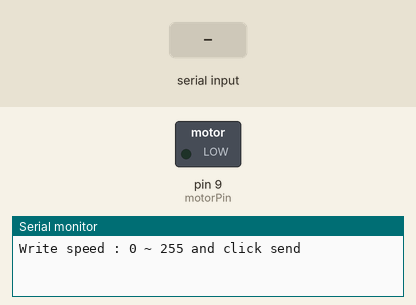
This sketch was run on a simulated Arduino Uno, built with avr-gcc and run on an emulated ATmega328P. Shown: switched loads named in the sketch (green lamp = pin HIGH), the last lines printed to the serial monitor. The inputs (shaded band) are chosen by the test bench.

Above: at 1.2 s.
1.3 s: "90,45\n" received over Serial
At 2.1 s:
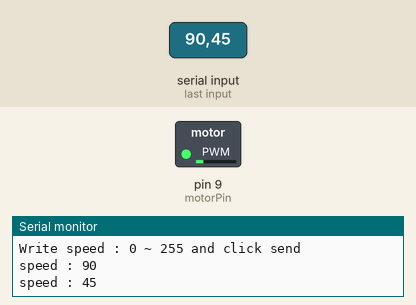
3.8 s: "30,150\n" received over Serial
At 4.5 s:
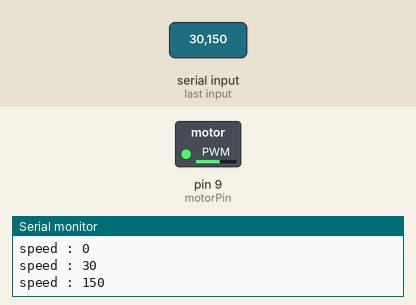
6.3 s: "200\n" received over Serial
At 7.1 s:
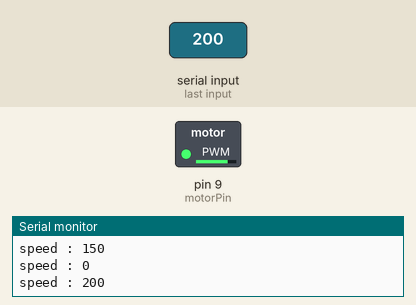
8.8 s: "90\n" received over Serial
At 9.4 s:
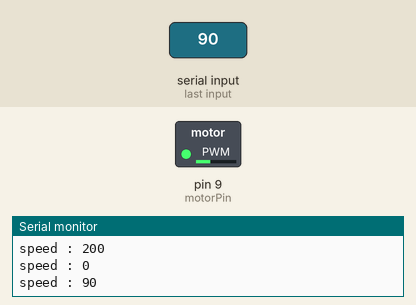
Timing chart, 0 to 11.8 s (numbered marks = the images above; inputs shaded):
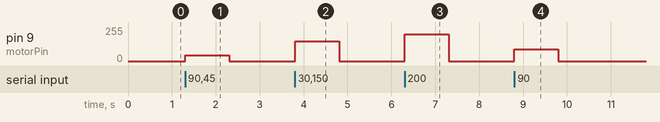

Measured:
- after the input at 1.3 s, pin 9 (motorPin): 0/255 → 45/255 at once, → 0/255 1.0 s later
- after the input at 3.8 s, pin 9 (motorPin): 0/255 → 150/255 at once, → 0/255 1.0 s later
- after the input at 6.3 s, pin 9 (motorPin): 0/255 → 200/255 at once, → 0/255 1.0 s later
- after the input at 8.8 s, pin 9 (motorPin): 0/255 → 90/255 at once, → 0/255 1.0 s later

The sketch:

DC_Motor.ino
```cpp
const int motorPin = 9;     // dc 모터 데이터 값

void setup()
{
  pinMode(motorPin, OUTPUT);
  Serial.begin(9600);             //시리얼 통신 셋팅
}

void loop()
{
     activeMotor();              //모터 작동시키는 함수 호출
}

void activeMotor()
{
  int speed;
  Serial.println("Write speed : 0 ~ 255 and click send");

  while(true)
  {
    while (Serial.available() > 0)
    {
     speed = Serial.parseInt();     // 사용자로 부터 받은 입력 값 speed 변수에 저장
     speed = constrain(speed, 0, 255);     // 입력받은 값 pwm 값으로 변환4
     analogWrite(motorPin, speed);         // 변환 값 dc 모터로 전달

     Serial.print("speed : ");
     Serial.println(speed);
    }
   }
 }
```
